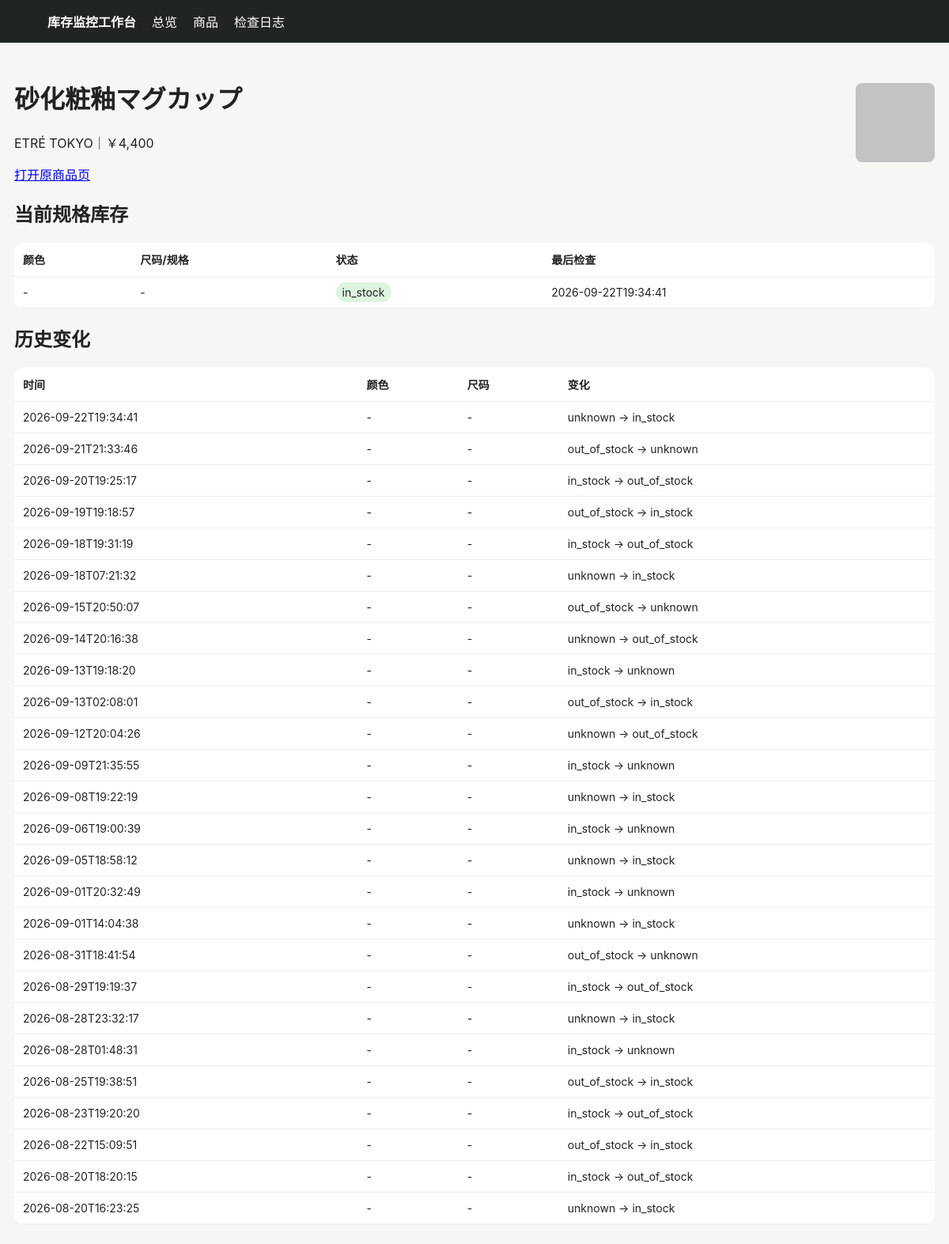
/product/530, run on an earlier commit of the app's database.
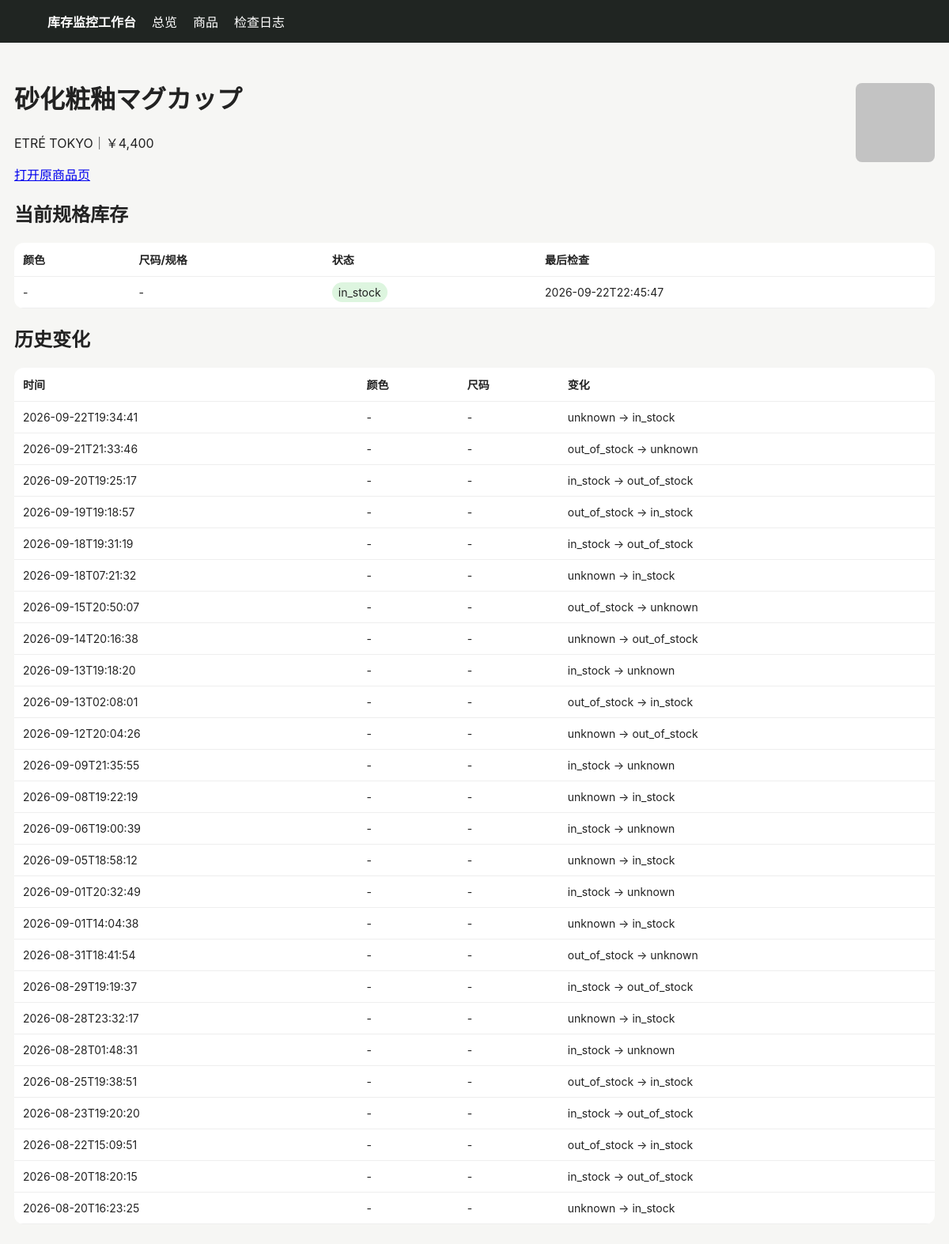
And on a later commit of the database.
### tables this page shows
CREATE TABLE products (
 id INTEGER PRIMARY KEY AUTOINCREMENT,
 site TEXT NOT NULL,
 url TEXT NOT NULL UNIQUE,
 name TEXT NOT NULL,
 price TEXT,
 image_url TEXT,
 first_seen TEXT NOT NULL,
 last_seen TEXT NOT NULL
);

CREATE TABLE variants (
 id INTEGER PRIMARY KEY AUTOINCREMENT,
 product_id INTEGER NOT NULL,
 color TEXT NOT NULL DEFAULT '',
 size TEXT NOT NULL DEFAULT '',
 status TEXT NOT NULL,
 last_checked TEXT NOT NULL,
 UNIQUE(product_id, color, size)
);

CREATE TABLE changes (
 id INTEGER PRIMARY KEY AUTOINCREMENT,
 product_id INTEGER NOT NULL,
 color TEXT NOT NULL DEFAULT '',
 size TEXT NOT NULL DEFAULT '',
 old_status TEXT NOT NULL,
 new_status TEXT NOT NULL,
 detected_at TEXT NOT NULL
);

### app/main.py (the view)
@app.get("/product/{pid}")
def product(request: Request, pid: int):
    with conn() as c:
        p=c.execute("SELECT * FROM products WHERE id=?",(pid,)).fetchone()
        vs=c.execute("SELECT * FROM variants WHERE product_id=? ORDER BY color,size",(pid,)).fetchall()
        cs=c.execute("SELECT * FROM changes WHERE product_id=? ORDER BY detected_at DESC",(pid,)).fetchall()
    return templates.TemplateResponse("product.html", {"request":request,"p":p,"variants":vs,"changes":cs})

### app/templates/product.html
{% extends "base.html" %}{% block content %}<div class="top"><div><h1>{{p.name}}</h1><p>{{p.site}}｜{{p.price}}</p><a href="{{p.url}}" target="_blank">打开原商品页</a></div>{% if p.image_url %}<img class="thumb" style="width:100px;height:100px" src="{{p.image_url}}">{% endif %}</div>
<h2>当前规格库存</h2><table><tr><th>颜色</th><th>尺码/规格</th><th>状态</th><th>最后检查</th></tr>{% for v in variants %}<tr><td>{{v.color or "-"}}</td><td>{{v.size or "-"}}</td><td><span class="badge {{v.status}}">{{v.status}}</span></td><td>{{v.last_checked}}</td></tr>{% endfor %}</table>
<h2>历史变化</h2><table><tr><th>时间</th><th>颜色</th><th>尺码</th><th>变化</th></tr>{% for c in changes %}<tr><td>{{c.detected_at}}</td><td>{{c.color or "-"}}</td><td>{{c.size or "-"}}</td><td>{{c.old_status}} → {{c.new_status}}</td></tr>{% endfor %}</table>{% endblock %}

### app/templates/base.html (shortened to what this page needs)
<!doctype html><html lang="zh-CN"><head><meta charset="utf-8"><meta name="viewport" content="width=device-width,initial-scale=1">
</head><body><nav><strong>库存监控工作台</strong><a href="/">总览</a><a href="/products">商品</a><a href="/logs">检查日志</a></nav><main>{% block content %}{% endblock %}</main></body></html>

### app/templates/base.html (style rules this page uses)
body { font-family:-apple-system,BlinkMacSystemFont,"Segoe UI",sans-serif;background:#f6f6f4;color:#222;margin:0 }
nav { background:#202522;color:#fff;padding:15px 5%;display:flex;gap:20px;align-items:center }
nav a { color:#fff;text-decoration:none }
main { max-width:1180px;margin:25px auto;padding:0 18px }
table { width:100%;border-collapse:collapse;background:#fff;border-radius:12px;overflow:hidden }
th,td { padding:11px;border-bottom:1px solid #eee;text-align:left;font-size:14px }
.badge { padding:4px 8px;border-radius:999px;background:#eee }
.in_stock { background:#ddf5df }
img.thumb { width:52px;height:52px;object-fit:cover;border-radius:8px }
.top { display:flex;justify-content:space-between;align-items:center;margin-bottom:18px }

What changed in the data, as far as the page shows it:
changed variants "in_stock": last_checked "2026-09-22T19:34:41" → "2026-09-22T22:45:47"
